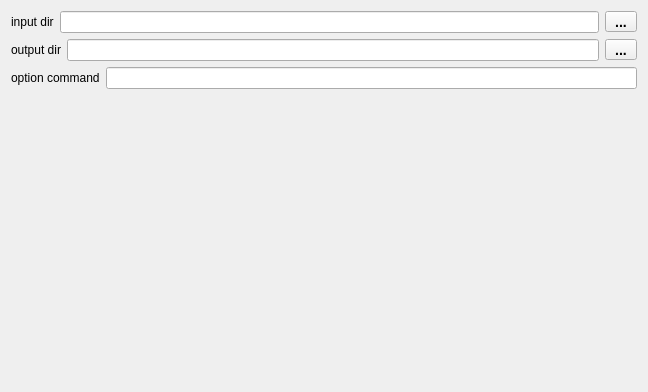
<?xml version="1.0" encoding="UTF-8"?>
<ui version="4.0">
 <class>TaskTdlMakeWidget</class>
 <widget class="QWidget" name="TaskTdlMakeWidget">
  <property name="geometry">
   <rect>
    <x>0</x>
    <y>0</y>
    <width>648</width>
    <height>392</height>
   </rect>
  </property>
  <property name="acceptDrops">
   <bool>true</bool>
  </property>
  <property name="windowTitle">
   <string>spool tdlmake</string>
  </property>
  <layout class="QVBoxLayout" name="verticalLayout">
   <item>
    <layout class="QHBoxLayout" name="horizontalLayout_5">
     <item>
      <widget class="QLabel" name="label_3">
       <property name="text">
        <string>input dir</string>
       </property>
      </widget>
     </item>
     <item>
      <widget class="QLineEdit" name="lineEditFileName"/>
     </item>
     <item>
      <widget class="QPushButton" name="pushButtonFileNameRef">
       <property name="styleSheet">
        <string notr="true">QPushButton {
padding: 3px;
font: bold 14px;
padding-left: 5px;
padding-right: 5px;
min-width: 20px;
max-width: 20px;
min-height: 13px;
max-height: 13px;
}</string>
       </property>
       <property name="text">
        <string>...</string>
       </property>
      </widget>
     </item>
    </layout>
   </item>
   <item>
    <layout class="QHBoxLayout" name="horizontalLayout">
     <item>
      <widget class="QLabel" name="label">
       <property name="text">
        <string>output dir</string>
       </property>
      </widget>
     </item>
     <item>
      <widget class="QLineEdit" name="lineEditOutputDir"/>
     </item>
     <item>
      <widget class="QPushButton" name="pushButtonOutputDirRef">
       <property name="styleSheet">
        <string notr="true">QPushButton {
padding: 3px;
font: bold 14px;
padding-left: 5px;
padding-right: 5px;
min-width: 20px;
max-width: 20px;
min-height: 13px;
max-height: 13px;
}</string>
       </property>
       <property name="text">
        <string>...</string>
       </property>
      </widget>
     </item>
    </layout>
   </item>
   <item>
    <layout class="QHBoxLayout" name="horizontalLayout_3">
     <item>
      <widget class="QLabel" name="label_2">
       <property name="text">
        <string>option command</string>
       </property>
      </widget>
     </item>
     <item>
      <widget class="QLineEdit" name="lineEditOptionCommand"/>
     </item>
    </layout>
   </item>
   <item>
    <spacer name="verticalSpacer">
     <property name="orientation">
      <enum>Qt::Vertical</enum>
     </property>
     <property name="sizeHint" stdset="0">
      <size>
       <width>20</width>
       <height>40</height>
      </size>
     </property>
    </spacer>
   </item>
  </layout>
 </widget>
 <resources/>
 <connections/>
</ui>
